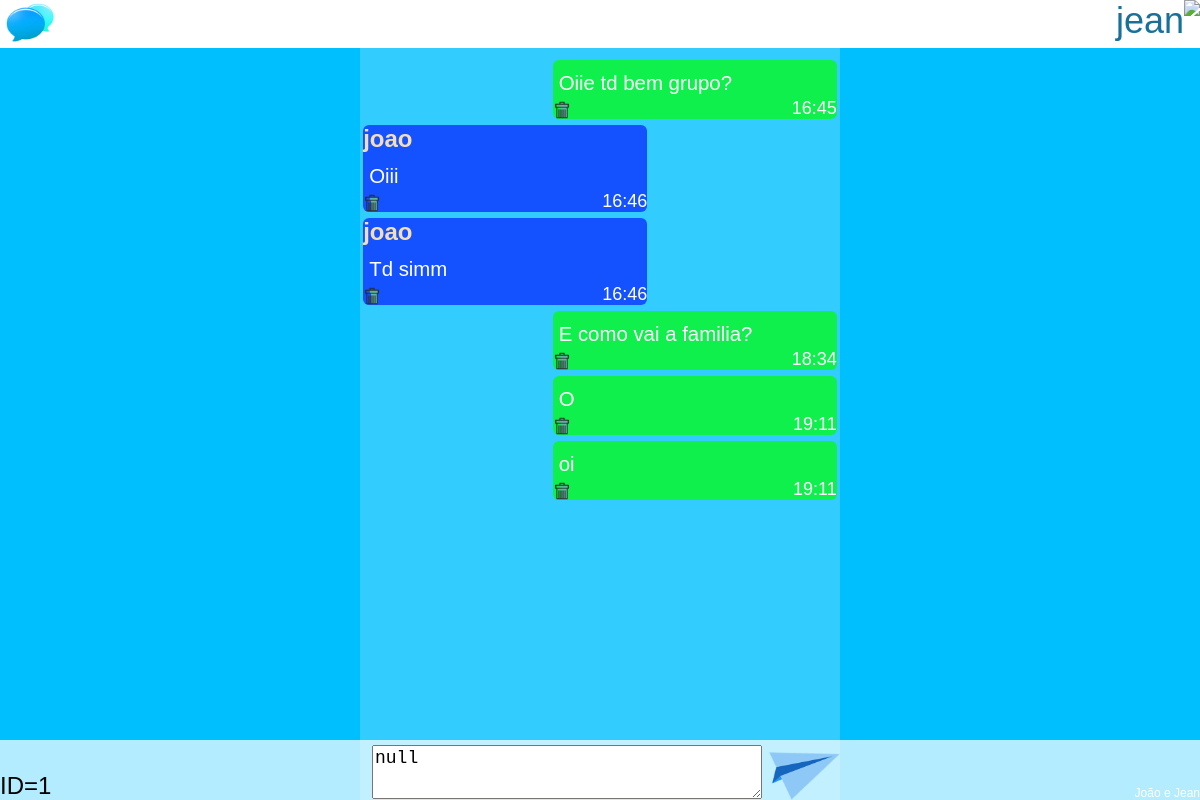
Before: /index (signed in) with the older database file.
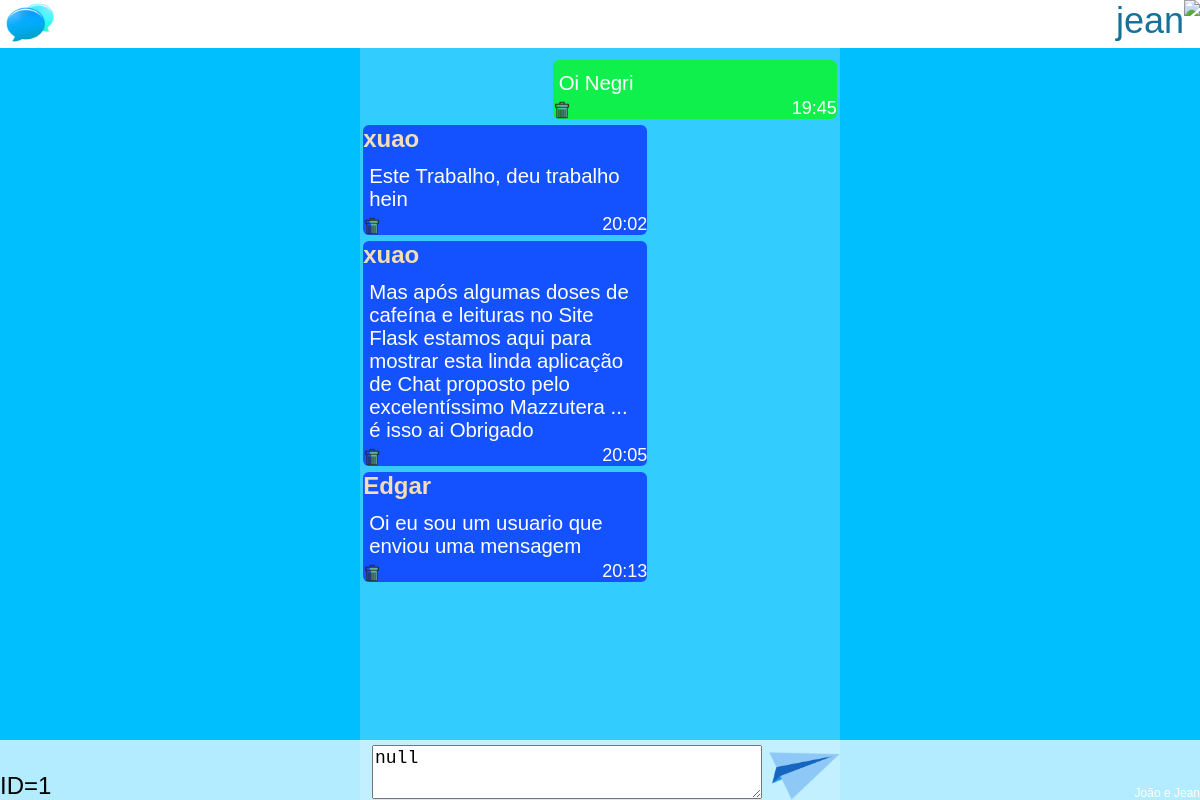
After: the same page with the newer database file.
### tables this page shows
CREATE TABLE user (
  id INTEGER PRIMARY KEY AUTOINCREMENT,
  username TEXT UNIQUE NOT NULL,
  password TEXT NOT NULL
);

CREATE TABLE post (
  id INTEGER PRIMARY KEY AUTOINCREMENT,
  author_id INTEGER NOT NULL,
  created TIMESTAMP NOT NULL DEFAULT CURRENT_TIMESTAMP,
  body TEXT NOT NULL,
  cont BOOLEAN,
  FOREIGN KEY (author_id) REFERENCES user (id)
);

### flaskr/blog.py (the view)
@bp.route('/index')
def index():
    db = get_db()
    posts = db.execute(
        'SELECT p.id, body, created, author_id, username'
        ' FROM post p JOIN user u ON p.author_id = u.id'
        ' ORDER BY created ASC '
    ).fetchall()
    return render_template('blog/index.html', posts=posts)

### flaskr/auth.py (called while the page is built)
@bp.before_app_request
def load_logged_in_user():
    user_id = session.get('user_id')
    if user_id is None:
        g.user = None
    else:
        g.user = get_db().execute(
            'SELECT * FROM user WHERE id = ?', (user_id,)
        ).fetchone()

### flaskr/db.py (called while the page is built)
def get_db():
    if 'db' not in g:
        g.db = sqlite3.connect(
            current_app.config['DATABASE'],
            detect_types=sqlite3.PARSE_DECLTYPES
        )
        g.db.row_factory = sqlite3.Row
    return g.db

### flaskr/templates/blog/index.html (shortened to what this page needs)
{% extends 'base.html' %}
    {% block img %}
        <img class="logo" src="{{ url_for('static', filename='logo.png') }}">
    {% endblock %}
{% block content %}
  {% for post in posts %}
    {% if g.user['id'] == post['author_id'] %}
      <article class="post-pessoal">
          <p class="hora-msg">{{ post['created'].strftime('%H:%M') }}</p>
          <form action="{{ url_for('blog.delete', id=post['id']) }}" method="post">
            <input class="icone" type = "image" src = "{{ url_for('static', filename='icone1.png') }}" alt = "Deletar" />
          </form>
        <p class="body-msg">{{ post['body'] }}</p>
      </article>
    {% endif %}
    {% if g.user['id'] != post['author_id'] %}
      <article class="post-normal">
          <p class="pessoa-msg"><b>{{ post['username'] }}</b></p>
          <p class="hora-msg">{{ post['created'].strftime('%H:%M') }}</p>
          <p class="body-msg">{{ post['body'] }}</p>
          {% if g.user['id'] == 1 %}
            <form action="{{ url_for('blog.delete', id=post['id']) }}" method="post">
                <input class="icone" type = "image" src = "{{ url_for('static', filename='icone1.png') }}" alt = "Deletar" />
            </form>
          {% endif %}
      </article>
    {% endif %}
  {% endfor %}
{% endblock %}
{% block barraMsg %}
    <form method="post" class="barra-msg">
      <div class="center-block">
            <textarea class="input-msg" name="body" id="body" autofocus>{{ body }}</textarea>
            <input class="btn-msg" onclick="localStorage.setItem('campo', '')" type = "image" src = "{{ url_for('static', filename='icone2.png') }}" alt = "Enviar">
      </div>
    </form>
        <p class="idUsuario">ID={{g.user['id']}}</p>
{% endblock %}

### flaskr/templates/base.html (shortened to what this page needs)
<!doctype html>
<link rel="stylesheet" href="../static/style1.css">
<body>
<nav>
  {% block img %}{% endblock %}
  <ul>
    {% if g.user %}
      <li class="nome-inicial" onclick="togle('blocklado')">
          <img class="icone1" src="{{ url_for('static', filename='conta.png') }}">
          <p class="text4" id="usuario">{{ g.user['username'] }}</p>
      </li>
    {% else %}
    <li class="btn-inicial"><a href="{{ url_for('auth.register') }}"><p class="text1">Registre-se</p></a>
    <li class="btn-inicial"><a href="{{ url_for('auth.login') }}"><p class="text1">Faça Login</p></a>
    {% endif %}
  </ul>
</nav>
<div class="desfoque-tela"></div>
<section class="content" id="scroll">
    {% block content %}{% endblock %}
</section>
    {% block barraMsg %}{% endblock %}
<p class="text3">João e Jean</p>
</body>

### flaskr/static/style1.css (style rules this page uses)
body { background: deepskyblue; }
p { font-family: helvetica; margin: 0; color: white; }
nav { position: fixed; top: 0; left: 0; right: 0; background: white; height: 4vw; z-index: 2; }
ul { display: inline-block; float: right; height: 100%; margin: 0; }
li { display: inline-block; float: left; height: 100%; }
.logo { display: inline-block; height: 100%; float: left; }
section { position: relative; width: 40%; margin: 5vw 30% 0px 30%; padding-bottom: 5vw; z-index: 0; }
.desfoque-tela { position: fixed; left: 30%; right: 30%; top: 4vw; bottom: 0; background: rgba(255,255,255,0.2); }
.text3 { position: fixed; right: 0; bottom: 0; color: white; font-size: 1vw; }
.post-normal { position: relative; background: rgba(0,0,255,0.6); margin:0.5px 40% 0.5vw 0px; width: 60%; border-radius: 0.5vw; }
.post-pessoal { position: relative; background: rgba(0,255,0,0.7); margin:0.5vw 0px 0.5vw 40%; width: 60%; border-radius: 0.5vw; }
.pessoa-msg { font-size: 2vw; color: wheat; }
.body-msg { font-size: 1.7vw; padding: 1vw 0.5vw 2vw 0.5vw; }
.hora-msg { position: absolute; right: 0; bottom: 0; font-size: 1.5vw; }
.icone { position: absolute; left: 0; bottom: 0; height: 1.5vw; }
.barra-msg { position: fixed; bottom: 0; left: 0; right: 0; height: 5vw; background: rgba(255,255,255,0.7); }
.input-msg { margin: 1% 1vw 1% 1vw; height: 80%; width: 80%; font-size: 1.5vw; }
.btn-msg { position: absolute; bottom: 0; right: 30%; height: 80%; }
.center-block { width: 40%; margin: auto; height: 100%; }
.nome-inicial { height: 100%; }
.icone1 { display: inline-block; float: right; height: 100%; }
.text4 { display: inline-block; float: left; font-size: 3vw; color: #177199; }
.idUsuario { position: fixed; color: black; bottom: 0; left: 0; font-size: 2vw; }

Changed rows visible on the page:
removed post: created "16:45", body "Oiie td bem grupo?"
removed post: username "joao", created "16:46", body "Oiii"
removed post: username "joao", created "16:46", body "Td simm"
removed post: created "18:34", body "E como vai a familia?"
removed post: created "19:11", body "O"
removed post: created "19:11", body "oi"
added post: created "19:45", body "Oi Negri"
added post: username "xuao", created "20:02", body "Este Trabalho, deu trabalho hein"
added post: username "xuao", created "20:05", body "Mas após algumas doses de cafeína e leituras no Site Flask estamos aqui para mostrar esta linda aplicação de Chat proposto pelo excelentíssimo Mazzutera ... é isso ai Obrigado"
added post: username "Edgar", created "20:13", body "Oi eu sou um usuario que enviou uma mensagem"
